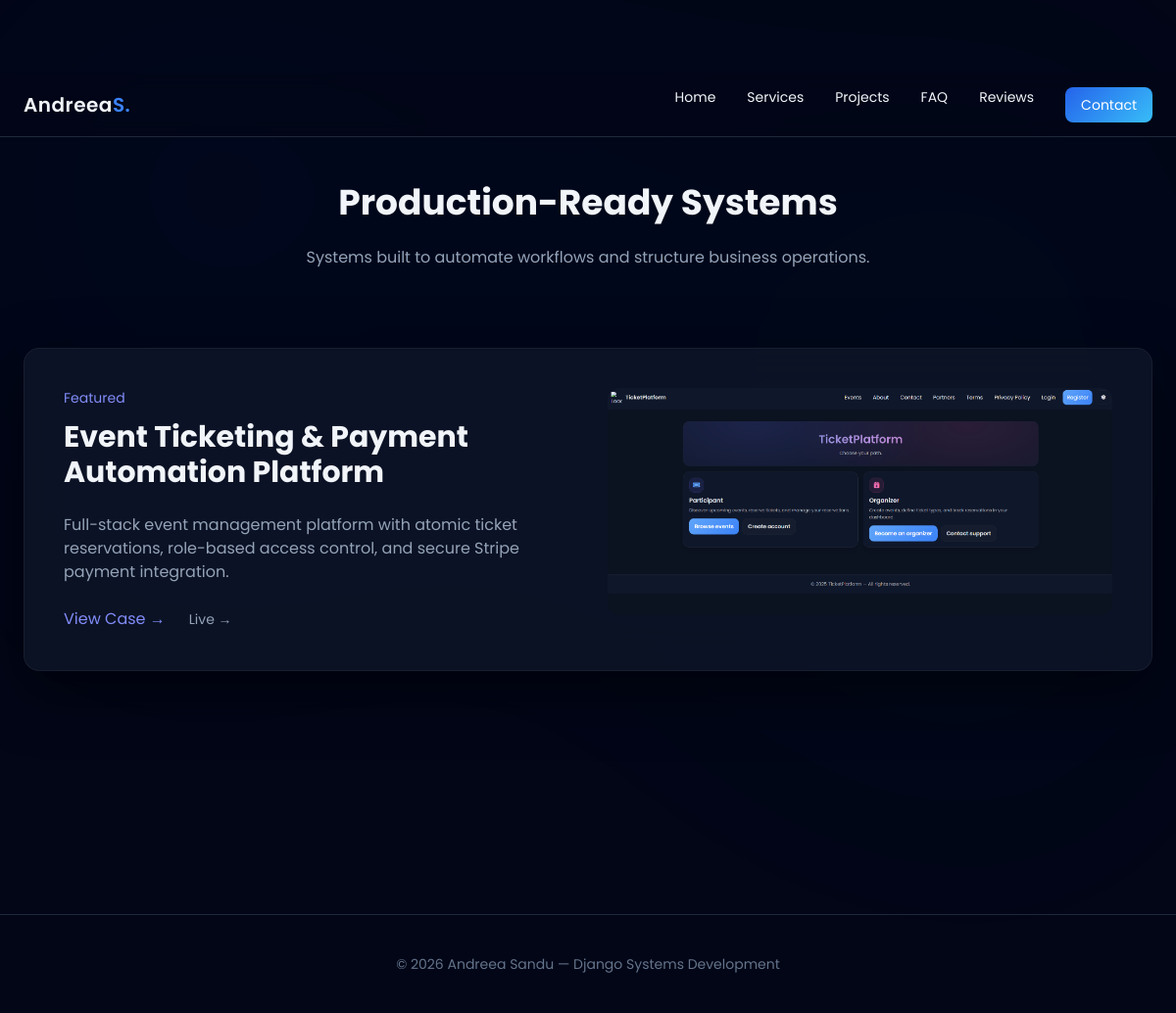
/projects/, run on the app's committed database.
### website/models.py (models this page shows, shortened)
class Project(models.Model):
    title = models.CharField(max_length=200)
    slug = models.SlugField(unique=True, blank=True)
    link = models.URLField(blank=True, null=True)
    short_description = models.TextField()
    problem = RichTextField()
    solution = RichTextField()
    outcome = RichTextField()
    tech_stack = models.CharField(
        max_length=300,
        help_text="Separate technologies with comma. Example: Django, PostgreSQL, Redis"
    )
    image = models.ImageField(upload_to="projects/", blank=True, null=True)
    is_featured = models.BooleanField(default=False)
    order = models.IntegerField(default=0)
    created_at = models.DateTimeField(auto_now_add=True)

### website/views.py (the view)
# urls.py: path("projects/", views.projects_list, name="projects"),
def projects_list(request):
    featured = Project.objects.filter(is_featured=True).first()
    projects = Project.objects.filter(is_featured=False)
    return render(request, "website/projects_list.html", {
        "featured": featured,
        "projects": projects
    })

### templates/website/projects_list.html (shortened to what this page needs)
{% extends "base.html" %}
{% block content %}
<section class="pt-28 pb-20 text-center">
    <div class="max-w-4xl mx-auto px-6">
        <h1 class="text-4xl font-bold mb-6">
            Production-Ready Systems
        </h1>
        <p class="text-slate-400">
            Systems built to automate workflows and structure business operations.
        </p>
    </div>
</section>
{% if featured %}
<section class="pb-24">
    <div class="max-w-7xl mx-auto px-6">
        <div class="glass rounded-2xl p-10 grid md:grid-cols-2 gap-10">
            <div>
                <div class="text-sm text-indigo-400 mb-3">Featured</div>
                <h2 class="text-3xl font-bold mb-6">
                    {{ featured.title }}
                </h2>
                <p class="text-slate-400 mb-6">
                    {{ featured.short_description }}
                </p>
                <div class="flex gap-6 items-center">
                    <a href="{% url 'project_detail' featured.slug %}"
                       class="text-indigo-400">
                        View Case →
                    </a>
                    {% if featured.link %}
                    <a href="{{ featured.link }}"
                       target="_blank"
                       class="text-sm text-slate-400">
                        Live →
                    </a>
                    {% endif %}
                </div>
            </div>
            {% if featured.image %}
            <div>
                <img src="{{ featured.image.url }}" class="rounded-xl">
            </div>
            {% endif %}
        </div>
    </div>
</section>
{% endif %}
<section class="pb-28">
</section>
{% endblock %}

### templates/base.html (shortened to what this page needs)
<!DOCTYPE html>
{% load static %}
<html lang="en" data-theme="">
<head>
    <script src="https://cdn.tailwindcss.com"></script>
    <link rel="stylesheet" href="{% static 'website/style.css' %}">
</head>
<body class="relative">
<div class="bg-noise"></div>
<nav class="fixed w-full z-50 bg-slate-950/70 backdrop-blur border-b border-slate-800">
    <div class="max-w-7xl mx-auto px-6 h-16 flex items-center justify-between">
        <div class="text-xl font-semibold tracking-wide">
            Andreea<span class="text-blue-500">S.</span>
        </div>
        <div class="hidden md:flex gap-8 text-sm">
            <a href="{% url 'home' %}">Home</a>
            <a href="{% url 'services' %}">Services</a>
            <a href="{% url 'projects' %}">Projects</a>
            <a href="{% url 'faq' %}">FAQ</a>
            <a href="{% url 'reviews' %}">Reviews</a>
            <a href="{% url 'contact' %}" class="btn-primary px-4 py-2 rounded-lg text-white">Contact</a>
        </div>
    </div>
</nav>
<main>
    {% block content %}{% endblock %}
</main>
<footer class="py-10 border-t border-slate-800 text-center text-slate-500 text-sm mt-10">
    © 2026 Andreea Sandu — Django Systems Development
</footer>
</body>
</html>

### static/website/style.css (style rules this page uses)
:root { --radius: 14px; --transition: all .3s ease; }
* { box-sizing: border-box; }
body { font-family: 'Poppins', sans-serif; background: #020617; color: #f1f5f9; overflow-x: hidden; position: relative; -webkit-font-smoothing: antialiased; }
.bg-noise { position: fixed; inset: 0; background: radial-gradient(circle at 15% 10%, rgba(37,99,235,.25) 0%, transparent 50%), radial-gradient(circle at 85% 40%, rgba(14,165,233,.2) 0%, transparent 50%); opacity: .15; filter: blur(120px); z-index: -1; pointer-events: none; }
.glass { background: rgba(15,23,42,.75); backdrop-filter: blur(22px); border: 1px solid rgba(255,255,255,.05); box-shadow: 0 20px 60px rgba(0,0,0,.5); border-radius: var(--radius); }
.btn-primary { background: linear-gradient(135deg,#2563eb,#38bdf8); transition: transform .25s ease, box-shadow .25s ease; border-radius: 10px; }
body { padding-top: 75px; }

### data on the page
Project: title "Event Ticketing & Payment Automation Platform", short_description "Full-stack event management platform with atomic ticket reservations, role-based access control, and secure Stripe payment integration.", image (picture)
